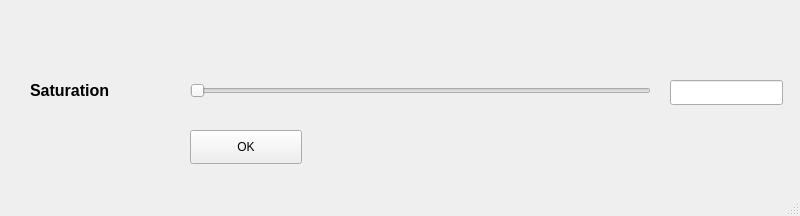
<?xml version="1.0" encoding="UTF-8"?>
<ui version="4.0">
 <class>MainWindow</class>
 <widget class="QMainWindow" name="MainWindow">
  <property name="geometry">
   <rect>
    <x>0</x>
    <y>0</y>
    <width>800</width>
    <height>216</height>
   </rect>
  </property>
  <property name="windowTitle">
   <string>MainWindow</string>
  </property>
  <widget class="QWidget" name="centralwidget">
   <widget class="QLabel" name="label">
    <property name="geometry">
     <rect>
      <x>30</x>
      <y>70</y>
      <width>151</width>
      <height>41</height>
     </rect>
    </property>
    <property name="text">
     <string>&lt;html&gt;&lt;head/&gt;&lt;body&gt;&lt;p&gt;&lt;span style=&quot; font-size:12pt; font-weight:600;&quot;&gt;Saturation&lt;/span&gt;&lt;/p&gt;&lt;/body&gt;&lt;/html&gt;</string>
    </property>
   </widget>
   <widget class="QSlider" name="horizontalSlider">
    <property name="geometry">
     <rect>
      <x>190</x>
      <y>80</y>
      <width>461</width>
      <height>22</height>
     </rect>
    </property>
    <property name="minimumSize">
     <size>
      <width>461</width>
      <height>22</height>
     </size>
    </property>
    <property name="maximumSize">
     <size>
      <width>461</width>
      <height>22</height>
     </size>
    </property>
    <property name="orientation">
     <enum>Qt::Horizontal</enum>
    </property>
   </widget>
   <widget class="QLineEdit" name="lineEdit">
    <property name="geometry">
     <rect>
      <x>670</x>
      <y>80</y>
      <width>113</width>
      <height>25</height>
     </rect>
    </property>
   </widget>
   <widget class="QPushButton" name="pushButton">
    <property name="geometry">
     <rect>
      <x>190</x>
      <y>130</y>
      <width>112</width>
      <height>34</height>
     </rect>
    </property>
    <property name="text">
     <string>OK</string>
    </property>
   </widget>
  </widget>
  <widget class="QStatusBar" name="statusbar"/>
 </widget>
 <resources/>
 <connections/>
</ui>
